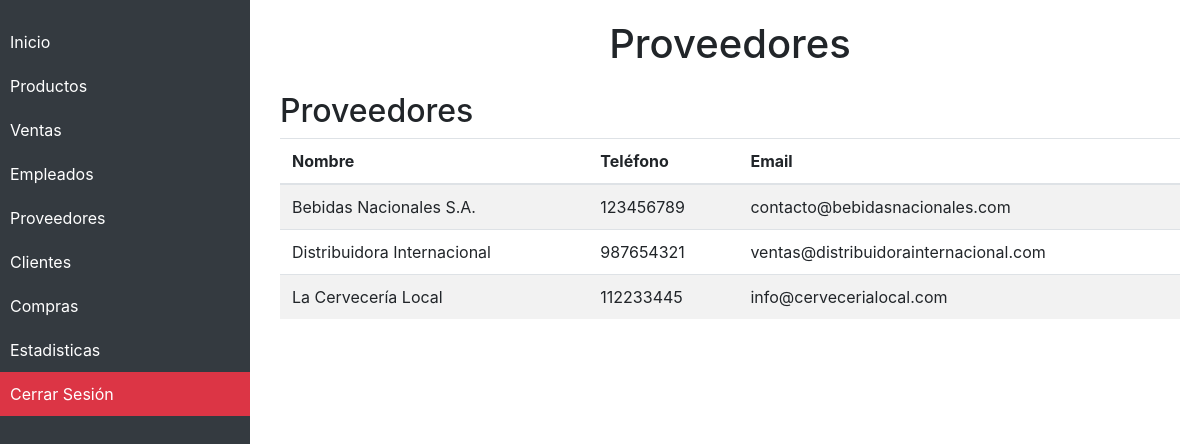
/proveedores.php (signed in), run on the app's committed database.
### tables this page shows
CREATE TABLE `proveedores` (
  `id_proveedor` int(11) NOT NULL,
  `nombre` varchar(100) NOT NULL,
  `telefono` varchar(15) DEFAULT NULL,
  `email` varchar(100) DEFAULT NULL,
  `direccion` text DEFAULT NULL
);

### proveedores.php (the view, shortened to what this page needs)
<?php
include 'db.php';
include 'sidebar.php';
$proveedoresQuery = $pdo->query("SELECT * FROM proveedores");
?>
<body>
  <div class="content">
    <h1 class="text-center mb-4">Proveedores</h1>
    <section id="proveedores">
      <h2>Proveedores</h2>
      <table class="table table-striped">
        <thead>
          <tr>
            <th>Nombre</th>
            <th>Teléfono</th>
            <th>Email</th>
          </tr>
        </thead>
        <tbody>
          <?php while ($proveedor = $proveedoresQuery->fetch(PDO::FETCH_ASSOC)): ?>
            <tr>
              <td><?php echo htmlspecialchars($proveedor['nombre']); ?></td>
              <td><?php echo htmlspecialchars($proveedor['telefono']); ?></td>
              <td><?php echo htmlspecialchars($proveedor['email']); ?></td>
            </tr>
          <?php endwhile; ?>
        </tbody>
      </table>
    </section>
  </div>
</body>
</html>

### sidebar.php (style rules this page uses)
.content { margin-left: 260px; padding: 20px; }

### data on the page
proveedores: nombre "Bebidas Nacionales S.A.", telefono "123456789", email "contacto@bebidasnacionales.com"
proveedores: nombre "Distribuidora Internacional", telefono "987654321", email "ventas@distribuidorainternacional.com"
proveedores: nombre "La Cervecería Local", telefono "112233445", email "info@cervecerialocal.com"
